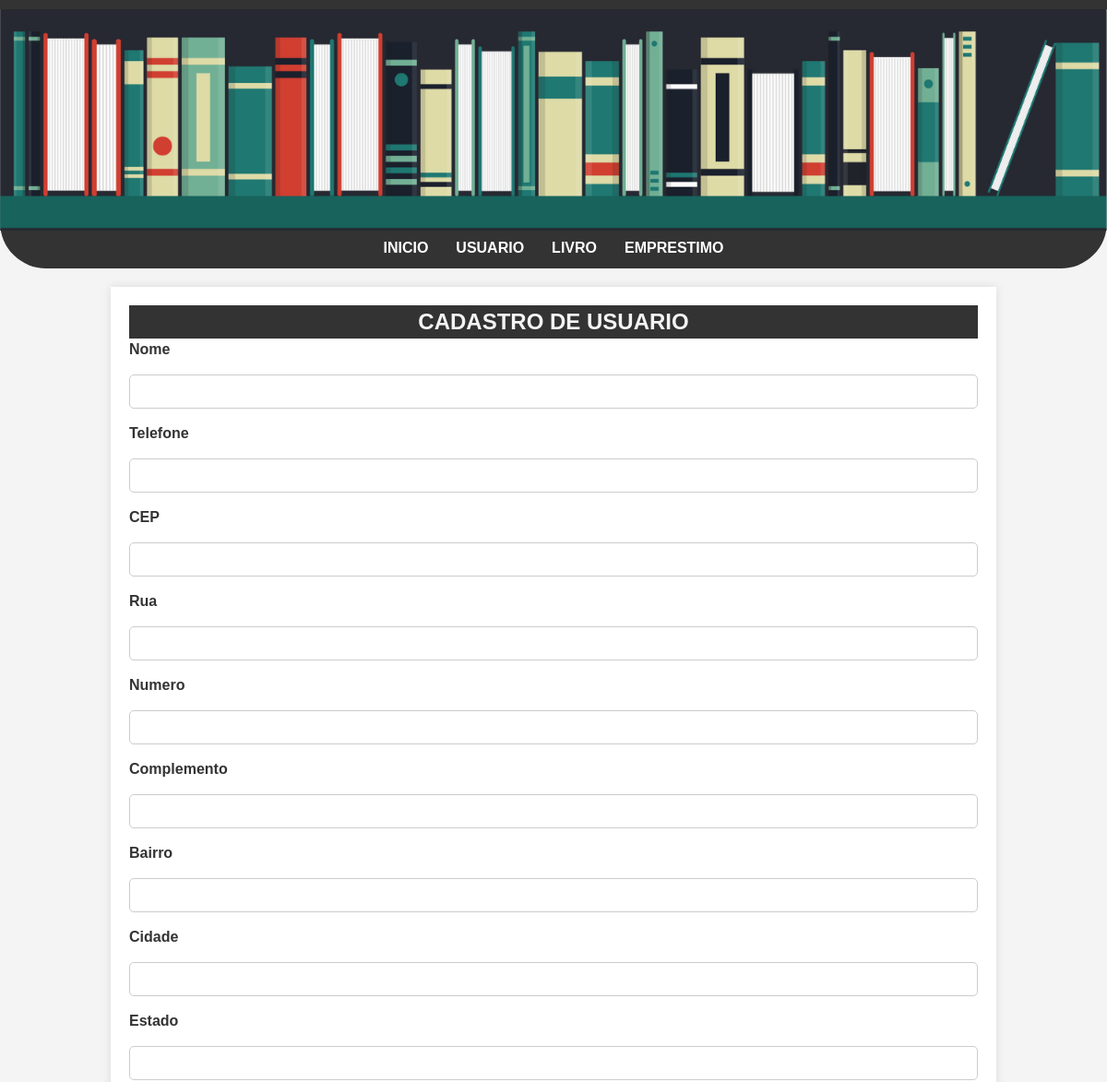
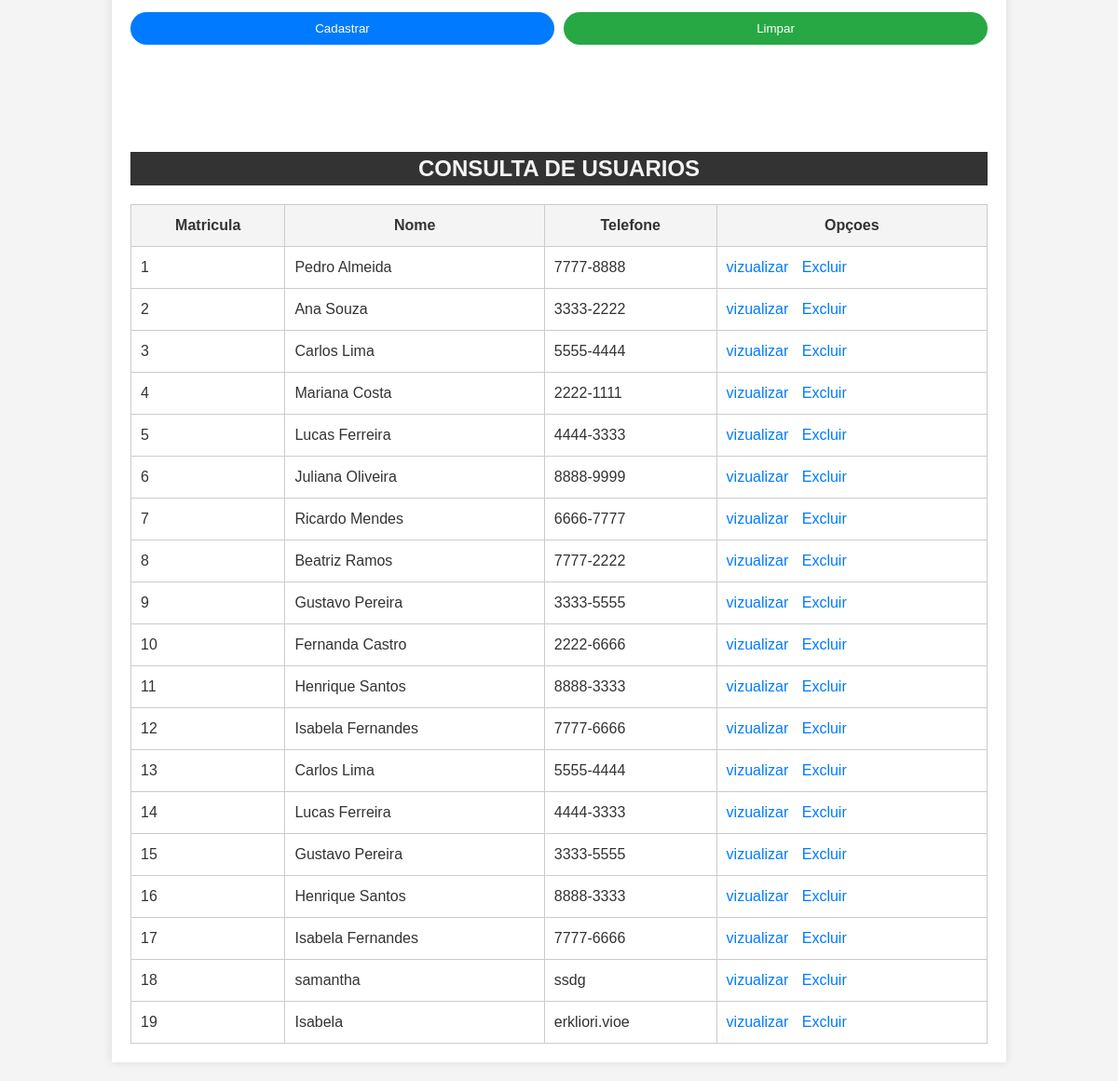
The app's page /usuarios.php with its own data (2 pictures, top to bottom).
### tables this page shows
CREATE TABLE "tb_usuario" (
	"matricula"	INTEGER,
	"nome"	TEXT,
	"telefone"	TEXT,
	"rua"	TEXT,
	"numero"	TEXT,
	"cep"	TEXT,
	"complemento"	TEXT,
	"bairro"	TEXT,
	"cidade"	TEXT,
	"estado"	TEXT,
	PRIMARY KEY("matricula" AUTOINCREMENT)
);

### usuarios.php (the view, shortened to what this page needs)
<?php
    try {
        $conectar = new PDO("sqlite:banco/banco_biblioteca.db");
        $sql = $conectar->query("SELECT * FROM tb_usuario");
        $tb_usuario = $sql->fetchAll(PDO::FETCH_ASSOC);
    } catch (\Throwable $th) {
        echo "nao ok";
    }
?>
<!DOCTYPE html>
<html lang="pt_br">
<head>
    <link rel="stylesheet" href="./css/estilos.css">
</head>
<body>
    <header>
       <img src="/img/Biblioteca-Banner.png" alt="Biblioteca-Banner">
       <nav class="menu">
            <ul>
                <li><a href="index.php">Inicio</a></li>
                <li><a href="usuarios.php">Usuario</a></li>
                <li><a href="livro.php">Livro</a></li>
                <li><a href="#">emprestimo</a></li>
            </ul>
       </nav>
    </header>
    <main>
    <div class="cadastro">
        <h2>Cadastro de usuario</h2>
        <form action="usuario_cadastro.php" method="POST">
            <label for="nome">Nome</label>
            <input type="text" name="nome" id="nome">
            <label for="Telefone">Telefone</label>
            <input type="text" name="telefone" id="telefone">
            <label for="Cep">CEP</label>
            <input type="text" name="cep" id="cep">
            <label for="Rua">Rua</label>
            <input type="text" name="rua" id="rua">
            <label for="Numero">Numero</label>
            <input type="text" name="numero" id="numero">
            <label for="Complemento">Complemento</label>
            <input type="text" name="complemento" id="complemento">
            <label for="Bairro">Bairro</label>
            <input type="text" name="bairro" id="bairro">
            <label for="Cidade">Cidade</label>
            <input type="text" name="cidade" id="cidade">
            <label for="Estado">Estado</label>
            <input type="text" name="estado" id="estado">
            <div class="botoes">
                <input type="submit" value="Cadastrar">
                <input type="reset" value="Limpar">
            </div>
        </form>
    </div>
    <div class="consulta">
        <h2>Consulta de usuarios</h2>
        <table>
            <tr>
                <th>Matricula</th>
                <th>Nome</th>
                <th>Telefone</th>
                <th>Opçoes</th>
            </tr>
            <?php
             for($i = 0; $i < count($tb_usuario); $i++){
                echo "<tr>";
                echo "<td>" . $tb_usuario[$i]['matricula'] . "</td>";
                echo "<td>" . $tb_usuario[$i]['nome'] . "</td>";
                echo "<td>" . $tb_usuario[$i]['telefone'] . "</td>";
                echo "<td> <a href='#'>vizualizar</a> <a href='#'>Excluir</a> </td>" ;
                echo "</tr>";
            }
            ?>
        </table>
    </div>
    </main>
</body>
</html>

### css/estilos.css (style rules this page uses)
* { margin: 0; padding: 0; font-family: Arial, sans-serif; text-decoration: none; box-sizing: border-box; }
body { background-color: #f4f4f4; color: #333; font-size: 16px; line-height: 1.5; }
header { background-color: #333; color: #fff; padding: 10px 0; text-align: center; border-bottom-left-radius: 50px; border-bottom-right-radius: 50px; }
header img { width: 100%; }
nav ul { list-style-type: none; display: flex; justify-content: center; }
nav li { margin: 0 15px; }
nav a { color: #fff; font-weight: bold; transition: color 0.3s; text-transform: uppercase; }
main { width: 80%; max-width: 1200px; margin: 20px auto; background-color: #fff; padding: 20px; box-shadow: 0 0 10px rgba(0, 0, 0, 0.1); }
.cadastro { margin-bottom: 100px; }
h2 { width: 100%; background-color: #333; color: #f4f4f4; text-transform: uppercase; text-align: center; }
label { font-weight: bold; }
label, input { display: block; width: 100%; margin-bottom: 15px; }
input[type="text"] { padding: 10px; border: 1px solid #ccc; border-radius: 5px; }
.botoes { display: flex; justify-content: start; gap: 10px; }
.botoes input[type="submit"], .botoes input[type="reset"], .botoes input[type="button"] { padding: 10px 20px; border: none; border-radius: 50px; cursor: pointer; transition: background-color 0.3s; }
.botoes input[type="submit"] { background-color: #007BFF; color: #fff; }
.botoes input[type="reset"] { background-color: #28a745; color: #fff; }
table { width: 100%; border-collapse: collapse; margin-top: 20px; }
th, td, tr { padding: 10px; border: 1px solid #ccc; text-align: left; }
th { background-color: #f4f4f4; text-align: center; }
td a { color: #007BFF; margin-right: 10px; }

### records on screen
tb_usuario: matricula "1", nome "Pedro Almeida", telefone "7777-8888"
tb_usuario: matricula "2", nome "Ana Souza", telefone "3333-2222"
tb_usuario: matricula "3", nome "Carlos Lima", telefone "5555-4444"
tb_usuario: matricula "4", nome "Mariana Costa", telefone "2222-1111"
tb_usuario: matricula "5", nome "Lucas Ferreira", telefone "4444-3333"
tb_usuario: matricula "6", nome "Juliana Oliveira", telefone "8888-9999"
tb_usuario: matricula "7", nome "Ricardo Mendes", telefone "6666-7777"
tb_usuario: matricula "8", nome "Beatriz Ramos", telefone "7777-2222"
tb_usuario: matricula "9", nome "Gustavo Pereira", telefone "3333-5555"
tb_usuario: matricula "10", nome "Fernanda Castro", telefone "2222-6666"
tb_usuario: matricula "11", nome "Henrique Santos", telefone "8888-3333"
tb_usuario: matricula "12", nome "Isabela Fernandes", telefone "7777-6666"
tb_usuario: matricula "13", nome "Carlos Lima", telefone "5555-4444"
tb_usuario: matricula "14", nome "Lucas Ferreira", telefone "4444-3333"
tb_usuario: matricula "15", nome "Gustavo Pereira", telefone "3333-5555"
tb_usuario: matricula "16", nome "Henrique Santos", telefone "8888-3333"
tb_usuario: matricula "17", nome "Isabela Fernandes", telefone "7777-6666"
tb_usuario: matricula "18", nome "samantha", telefone "ssdg"
tb_usuario: matricula "19", nome "Isabela", telefone "erkliori.vioe"
